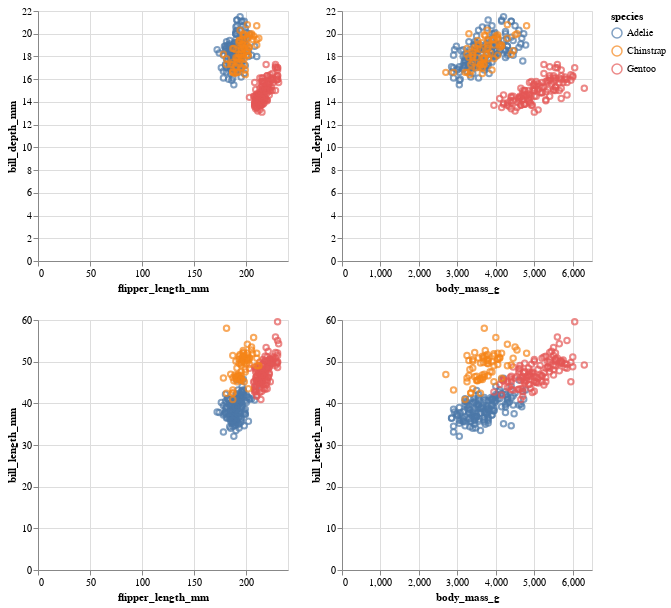

Notebook code cell kept with this figure:
### Code cell
brush = alt.selection_interval()

alt.Chart(penguins).mark_point().encode(
    alt.X(alt.repeat('column'), type='quantitative'),
    alt.Y(alt.repeat('row'), type='quantitative'),
    color=alt.condition(brush, 'species:N', alt.value('gray'))
).add_selection(
    brush
).properties(
    width=250,
    height=250,
).repeat(
    row=['bill_depth_mm', 'bill_length_mm'],
    column=['flipper_length_mm', 'body_mass_g']
)

### Figure 1 — Vega-Lite specification as saved in the notebook (floating-point values rounded to 4 significant figures; data arrays with more than 128 entries replaced by an {"elided": "..."} marker saying what was removed)
{"config": {"view": {"continuousWidth": 400, "continuousHeight": 300}}, "repeat": {"column": ["flipper_length_mm", "body_mass_g"], "row": ["bill_depth_mm", "bill_length_mm"]}, "spec": {"data": {"name": "data-d00e1631cca48c544438d30d2b470e8a"}, "mark": "point", "encoding": {"color": {"condition": {"type": "nominal", "field": "species", "selection": "selector011"}, "value": "gray"}, "x": {"type": "quantitative", "field": {"repeat": "column"}}, "y": {"type": "quantitative", "field": {"repeat": "row"}}}, "height": 250, "selection": {"selector011": {"type": "interval"}}, "width": 250}, "$schema": "https://vega.github.io/schema/vega-lite/v4.8.1.json", "datasets": {"data-d00e1631cca48c544438d30d2b470e8a": {"elided": "344 records"}}}
